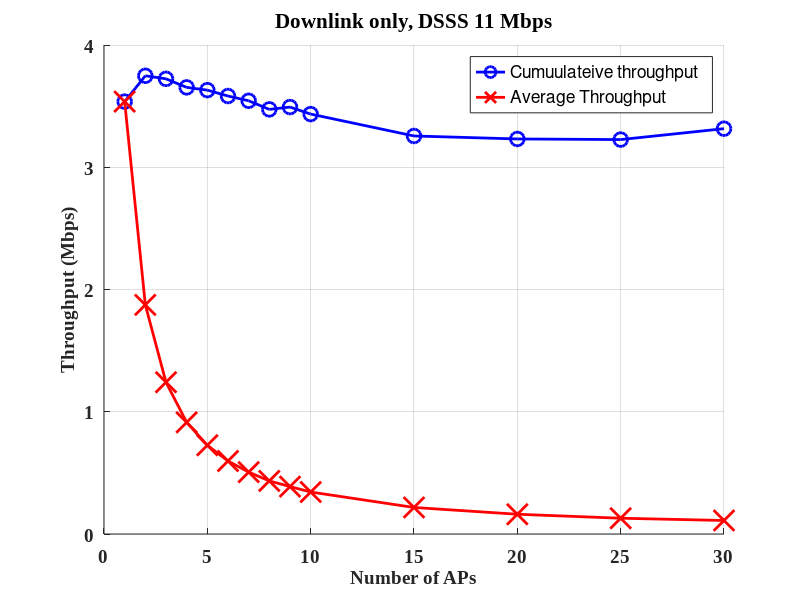
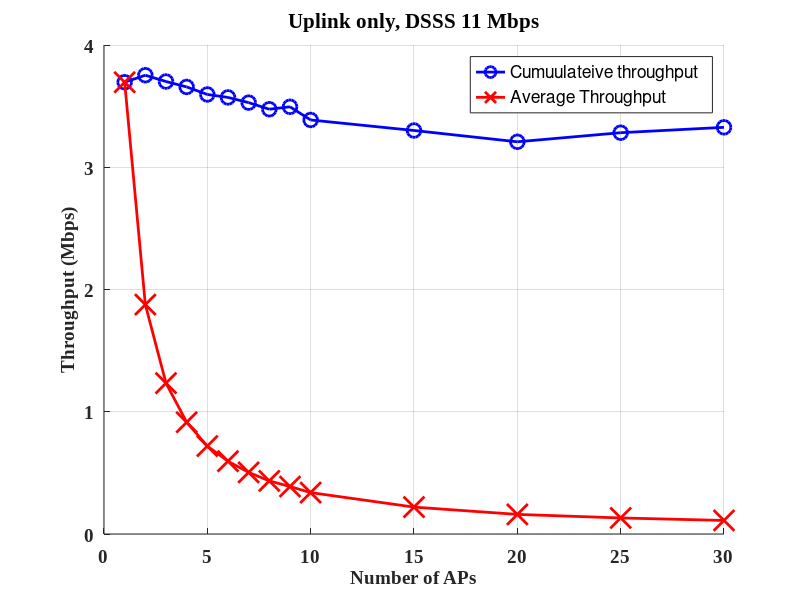
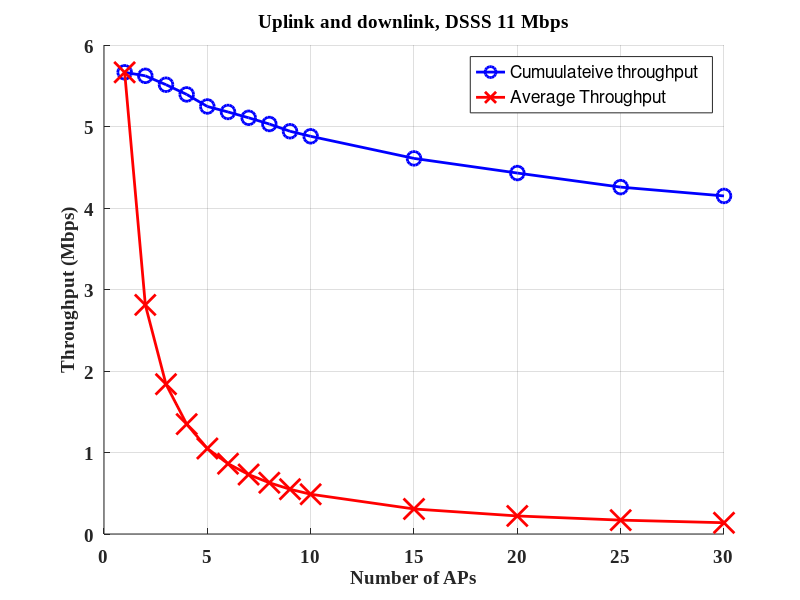

Write the MATLAB code that produced these figures, in order.
%=========================downlink=================================%
throughput_d = [3.537 3.74823 3.72332 3.65321 3.63084 3.5827 3.54385 3.47332 3.49235 ...
              3.43491 3.25588 3.23145 3.22641 3.31553];
apNum = [1 2 3 4 5 6 7 8 9 10 15 20 25 30];

figure;
hold all;
grid on;
title('Downlink only, DSSS 11 Mbps', 'FontSize', 14, 'FontWeight', 'bold', 'FontName', 'Times New Roman')
set(gca, 'FontSize', 14, 'FontWeight', 'bold', 'FontName', 'Times New Roman'); 
xlabel('Number of APs', 'FontSize', 14, 'FontWeight', 'bold', 'FontName', 'Times New Roman');
ylabel('Throughput (Mbps)', 'FontSize', 14, 'FontWeight', 'bold', 'FontName', 'Times New Roman');
plot(apNum, throughput_d, '-bo', 'LineWidth', 2, 'MarkerSize', 10);
plot(apNum, throughput_d./apNum, '-rx', 'LineWidth', 2, 'MarkerSize', 15);
legend('Cumuulateive throughput',...
       'Average Throughput')
   
%=========================uplink=================================%
throughput_u = [3.69541 3.75288 3.70136 3.65702 3.59536 3.57129 3.52864 ...
              3.47459 3.49446 3.38675 3.30066 3.20822 3.28258 3.32655];
apNum = [1 2 3 4 5 6 7 8 9 10 15 20 25 30];

figure;
hold all;
grid on;
title('Uplink only, DSSS 11 Mbps', 'FontSize', 14, 'FontWeight', 'bold', 'FontName', 'Times New Roman')
set(gca, 'FontSize', 14, 'FontWeight', 'bold', 'FontName', 'Times New Roman'); 
xlabel('Number of APs', 'FontSize', 14, 'FontWeight', 'bold', 'FontName', 'Times New Roman');
ylabel('Throughput (Mbps)', 'FontSize', 14, 'FontWeight', 'bold', 'FontName', 'Times New Roman');
plot(apNum, throughput_u, '-bo', 'LineWidth', 2, 'MarkerSize', 10);
plot(apNum, throughput_u./apNum, '-rx', 'LineWidth', 2, 'MarkerSize', 15);
legend('Cumuulateive throughput',...
       'Average Throughput')

%=========================uplink+downlink=================================%
throughput_ud = [5.66478 5.62173 5.51277 5.39368 5.24586 5.1783 5.10694 5.03051 ...
              4.94183 4.87977 4.60872 4.42892 4.25618 4.148];
apNum = [1 2 3 4 5 6 7 8 9 10 15 20 25 30];
figure;
hold all;
grid on;
set(gca, 'FontSize', 14, 'FontWeight', 'bold', 'FontName', 'Times New Roman'); 
title('Uplink and downlink, DSSS 11 Mbps', 'FontSize', 14, 'FontWeight', 'bold', 'FontName', 'Times New Roman')
xlabel('Number of APs', 'FontSize', 14, 'FontWeight', 'bold', 'FontName', 'Times New Roman');
ylabel('Throughput (Mbps)', 'FontSize', 14, 'FontWeight', 'bold', 'FontName', 'Times New Roman');
plot(apNum, throughput_ud, '-bo', 'LineWidth', 2, 'MarkerSize', 10);
plot(apNum, throughput_ud./apNum, '-rx', 'LineWidth', 2, 'MarkerSize', 15);
legend('Cumuulateive throughput',...
       'Average Throughput')
